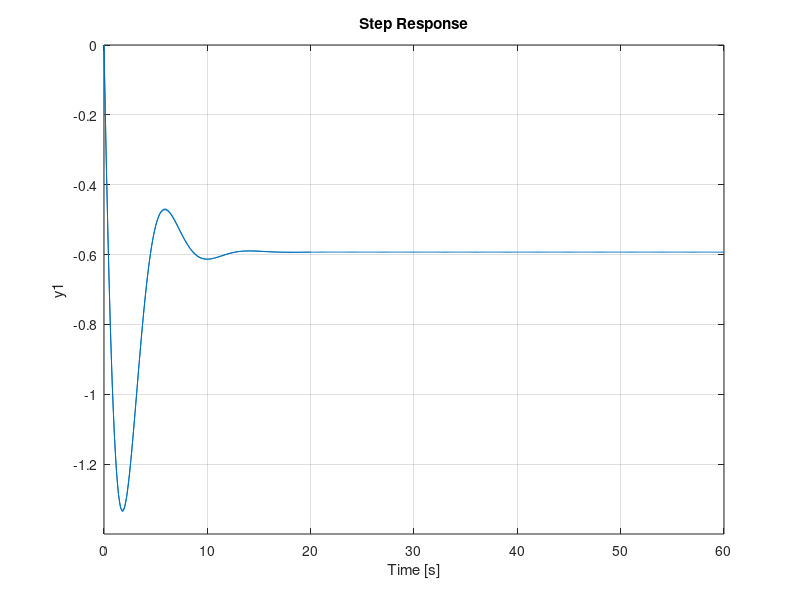

Reproduce this figure in MATLAB.
k1 = -0.5929;
k2 = -1.6305;
T=8.2;
wd = 2*pi/T;
load('response.mat');
qt = output_pitch_rate_q(2);
qtT = output_pitch_rate_q(2+82);
AItem = (log((k1-qt)/(k1-qtT))).^2./(4.*pi.^2);
dampRatio = sqrt(AItem./(1+AItem));
wn = wd/(sqrt(1-dampRatio^2));

plot(time, output_pitch_rate_q);

SteadyStateError = 0.188;

n1 = k2
n2 = k1.*wn.^2
d1 = 1
d2 = 2.*dampRatio*wn
d3 = wn.^2
hold on
s=tf('s');
sys = (n1*s + n2)/(d1*s^2+d2*s+d3);
step(sys);
axis([0 60 -1.4 0]);
hold off